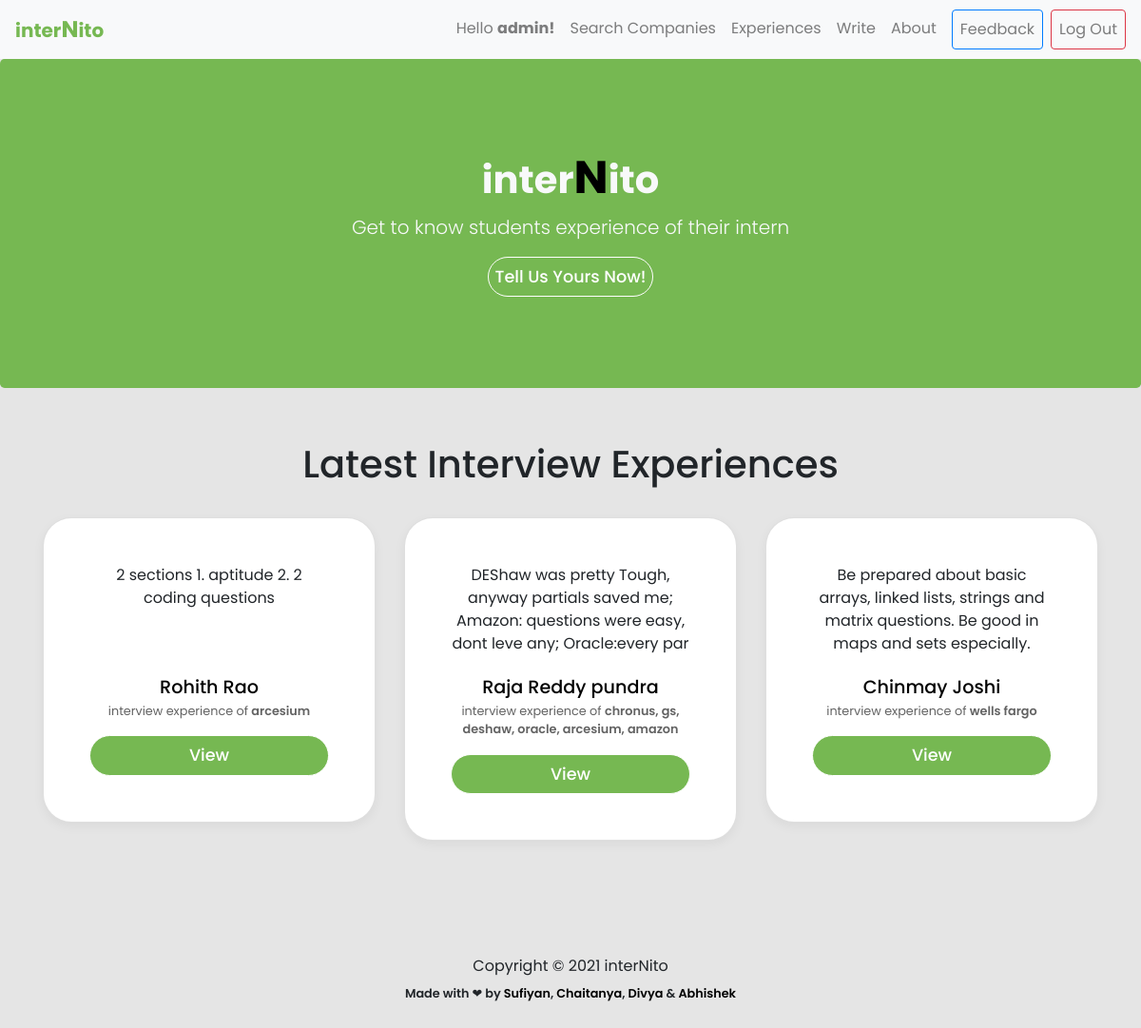
The app's page / (signed in), older data.
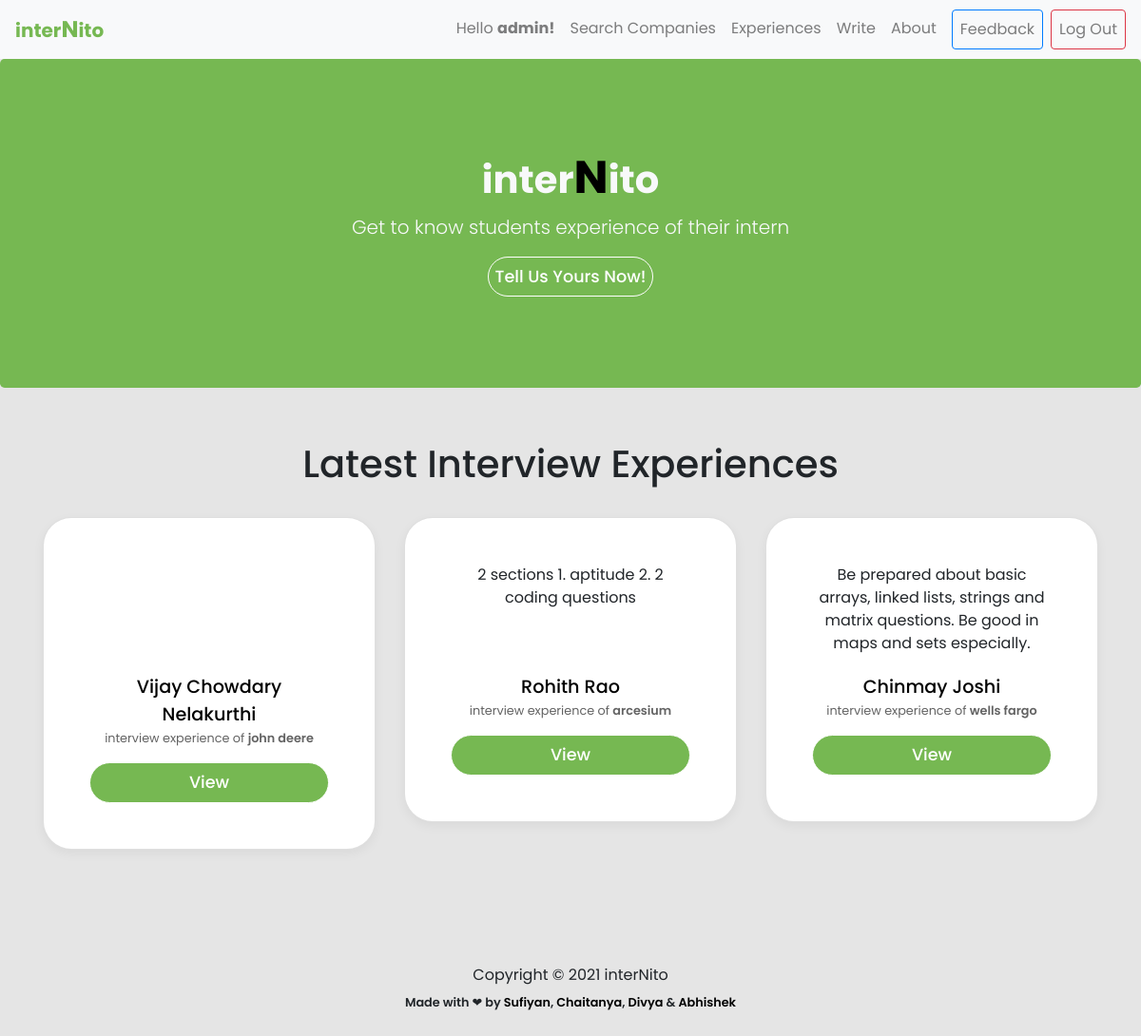
The same page, newer data.
### experience/models.py (models this page shows, shortened)
class Experience(models.Model):
    user = models.ForeignKey(User, on_delete = models.CASCADE)
    name = models.CharField(max_length=80)
    branch = models.CharField(max_length=255,blank=True)
    cgpa_cutoff = models.CharField(max_length=255,blank=True)
    resume = models.TextField(blank=True)
    batch = models.CharField(max_length=255, blank=True)
    company = models.CharField(max_length=255,blank=False)
    summary = models.TextField(blank=False)
    period = models.CharField(max_length=255,blank=False)
    ot_summary = models.TextField(blank = True)
    ot_question1 = models.TextField(blank = True, null = True)
    ot_question1_link = models.TextField(blank = True, null = True, default = 'NONE')
    ot_question2 = models.TextField(blank = True, null = True)
    ot_question2_link = models.TextField(blank = True, null = True)
    ot_question3 = models.TextField(blank = True, null = True)
    ot_question3_link = models.TextField(blank = True, null = True)
    ot_question4 = models.TextField(blank = True, null = True)
    ot_question4_link = models.TextField(blank = True, null = True)
    round1_details = models.TextField(blank = True, null = True)
    round2_details = models.TextField(blank = True, null = True)
    round3_details = models.TextField(blank = True, null = True)
    final_summary = models.TextField(blank = True, null = True)

### experience/views.py (the view)
# urls.py: path('', views.home,name='home'),
@login_required()
def home(request):
    responses = Experience.objects.all().order_by('-id')[:3]
    return render(request, 'home.html', {'responses': responses})

### templates/home.html (shortened to what this page needs)
{% extends 'base.html' %} {% load static %} {% block content %}
<link rel="stylesheet" href="{% static 'css/experience.css' %}" />
<main role="main">
  <section class="jumbotron text-center bg-lime">
    <div class="container text-light">
      <h1>
        <strong>inter<big style="color: black">N</big>ito</strong>
      </h1>
      <p class="mt-2 lead text-light">
        Get to know students experience of their intern
      </p>
      <a class="btn view-btn" href="{% url 'write'%}"> Tell Us Yours Now! </a>
    </div>
  </section>
  {% if request.user.is_staff %}
  <div class="album py-5 bg-lime-invert">
    <div class="container">
      <h1 class="mb-4">
        <div class="head p-2" style="text-align: center">
          Latest Interview Experiences
        </div>
      </h1>
      <div class="row">
        {% for response in responses %}
        <div class="col-md-4">
          <div class="card mb-4 box-shadow">
            <div class="card-body p-5 summary-parent">
              <p
                class="card-text summary summary-text"
                style="height: 10ch; text-overflow: ellipsis; overflow: hidden"
              >
                {{response.summary }}
              </p>
              <p class="card-text name">
                <a href="{% url 'profile' response.user.username %}"
                  >{{response.name}}</a
                >
              </p>
              <p class="card-text company capitalize">
                interview experience of <strong>{{response.company}}</strong>
              </p>
              <a
                href="{% url  'post' response.pk %}"
                type="button"
                class="
                  btn btn-sm btn-outline-secondary
                  view-btn
                  w-100
                  text-center
                "
              >
                View
              </a>
            </div>
          </div>
        </div>
        {% endfor %}
      </div>
    </div>
  </div>
  {% endif %}
</main>
{% endblock content %}

### templates/base.html (shortened to what this page needs)
{% load static %}
<!DOCTYPE html>
<html lang="en">
  <head>
    <link href="{% static 'css/bootstrap.min.css' %}" rel="stylesheet" />
    <link href="{% static 'css/album.css' %}" rel="stylesheet" />
  </head>
  <nav class="navbar navbar-expand-lg navbar-light bg-light sticky-top">
    <a
    style="color: #76b852"
      class="logoAnchor navbar-brand" href="{% url 'home' %}"
      ><strong>inter<big>N</big>ito</strong></a>
    <div class="collapse navbar-collapse" id="navbarSupportedContent">
      <ul class="navbar-nav ml-auto">
        {% if request.user.is_authenticated %}
        <li class="nav-item">
          <a class="nav-link" href="{% url 'profile' request.user.username %}"
            >Hello <strong>{{ request.user.first_name }}!</strong></a>
        </li>
        {% endif %}
        {% if request.user.is_staff %}
        <li class="nav-item">
          <a class="nav-link" href="{% url 'company' %}">Search Companies</a>
        </li>
        <li class="nav-item">
          <a class="nav-link" href="{% url 'experience' %}">Experiences</a>
        </li>
        {% endif %}
        <li class="nav-item">
          <a class="nav-link" href="{% url 'write' %}">Write</a>
        </li>
        <li class="nav-item">
          <a class="nav-link" href="{% url 'about' %}">About</a>
        </li>
        {% if request.user.is_authenticated %}
        <li class="nav-item">
          <a class="ml-2 btn btn-outline-primary nav-link" href="{% url 'feedback' %}"
            >Feedback</a
          >
        </li>
        <li class="nav-item">
          <a class="ml-2 btn btn-outline-danger nav-link" href="{% url 'logout' %}"
            >Log Out</a
          >
        </li>
        {% endif %}
      </ul>
    </div>
  </nav>
  <body>
    {% block content %} {% endblock content %}
    <footer>
      <div class="container" style="text-align: center">
        <p>
          Copyright © 2021 interNito
        </p>
        <small style="font-weight: 550">Made with &#x2764; by
          <a target="_blank" href="https://www.linkedin.com/in/sufiyan-ansari-nitw/">
            Sufiyan</a>,
          <a target="_blank" href="https://www.linkedin.com/in/chaitanya-hardikar-0ab4821a7/">
            Chaitanya</a>,
          <a target="_blank" href="https://www.linkedin.com/in/divya-soni14/">
            Divya</a>
          &
          <a target="_blank" href="https://www.linkedin.com/in/abhishek-upadhayayula-a541ba1b8/">
            Abhishek</a></small>
      </div>
    </footer>
  </body>
</html>

### static/css/album.css (style rules this page uses)
main { font-family: "Poppins", sans-serif !important; }
:root { --jumbotron-padding-y: 3rem; }
.jumbotron { padding-top: var(--jumbotron-padding-y); padding-bottom: var(--jumbotron-padding-y); margin-bottom: 0; background-color: #76b852; }
@media (min-width: 768px) { .jumbotron { padding-top: calc(var(--jumbotron-padding-y) * 2); padding-bottom: calc(var(--jumbotron-padding-y) * 2); } }
.jumbotron .container { max-width: 40rem; }
footer { padding-top: 3rem; padding-bottom: 3rem; }
footer p { margin-bottom: 0.25rem; }
.box-shadow { box-shadow: 0 0.25rem 0.75rem rgba(0, 0, 0, 0.05); }

### static/css/experience.css (style rules this page uses)
* { font-family: "Poppins", sans-serif; }
body { background-color: #e5e5e5; }
.card { background-color: white; border-radius: 30px; }
.card-text { text-align: center; }
.name { font-weight: 500; margin-bottom: 0px; font-size: 1.2rem; }
.company { font-size: 0.8rem; text-transform: lowercase; color: rgb(99, 99, 99); }
.company strong { font-weight: 600; }
.view-btn { padding: 7px; font-weight: 500; font-size: 1.1rem; color: #76b852; background-color: white; border-radius: 45px; border: 1px solid #76b852; }

### templates/base.html (style rules this page uses)
.logoAnchor:hover, .logoAnchor { text-decoration: none; color: #76b852; }
a, a:focus { text-decoration: none; color: black; }

### templates/home.html (style rules this page uses)
.card { background-color: white; border-radius: 30px; }
.card-text { text-align: center; }
.name { font-weight: 500; margin-bottom: 0px; font-size: 1.2rem; }
.company { font-size: 0.8rem; text-transform: lowercase; color: rgb(99, 99, 99); }
.company strong { font-weight: 600; }
.view-btn { font-weight: 500; font-size: 1.1rem; color: white; background-color: #76b852; border-radius: 45px; border: 1px solid white; }

Row changes from the older to the newer data that the page shows:
removed Experience: summary "DEShaw was pretty Tough, anyway partials saved me; Amazon: questions were easy, dont leve any; Oracle:every par", name "Raja Reddy pundra", company "chronus, gs, deshaw, oracle, arcesium, amazon"
added Experience: name "Vijay Chowdary Nelakurthi", company "john deere"
